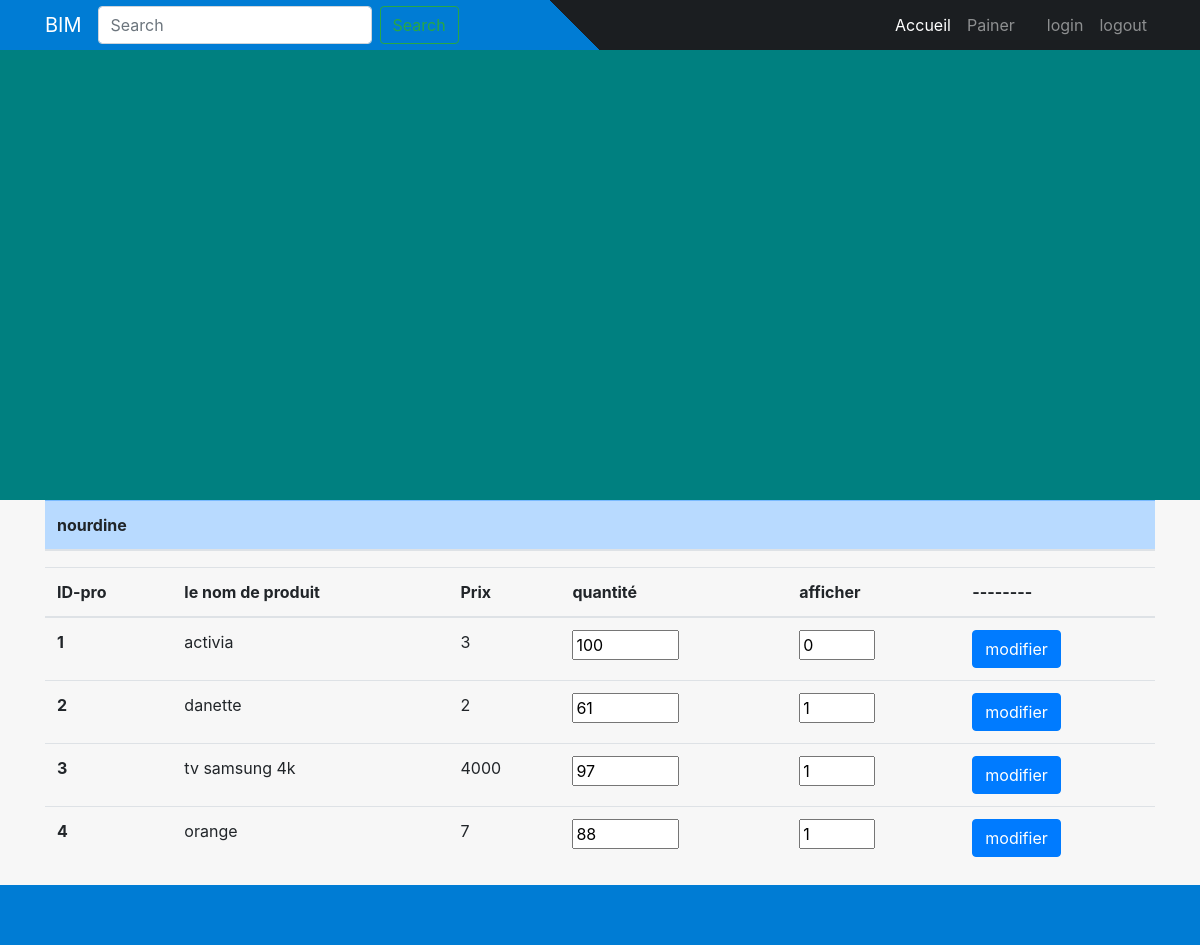
The app's page /gestionner.php with its own data.
### tables this page shows
CREATE TABLE IF NOT EXISTS `user` (
  `id_user` int(10) unsigned NOT NULL AUTO_INCREMENT,
  `username` varchar(50) NOT NULL,
  `email` varchar(50) NOT NULL,
  `pass` varchar(50) NOT NULL,
  `idrole` int(10) unsigned NOT NULL,
  PRIMARY KEY (`id_user`) USING BTREE,
  KEY `id_role` (`idrole`) USING BTREE,
  CONSTRAINT `FK_user_role` FOREIGN KEY (`idrole`) REFERENCES `role` (`id_role`)
);

CREATE TABLE IF NOT EXISTS `produit` (
  `ID_pro` int(10) unsigned NOT NULL AUTO_INCREMENT,
  `nom` varchar(50) DEFAULT NULL,
  `Qte` int(11) DEFAULT NULL,
  `id_ad` int(11) unsigned NOT NULL,
  `id_ca` int(11) unsigned NOT NULL,
  `prix` int(11) unsigned NOT NULL,
  `img` varchar(50) DEFAULT NULL,
  `visible` int(2) unsigned NOT NULL DEFAULT 1,
  PRIMARY KEY (`ID_pro`),
  KEY `FK_AJOUTE` (`id_ad`),
  KEY `id_ca` (`id_ca`),
  CONSTRAINT `FK_produit_categorie` FOREIGN KEY (`id_ca`) REFERENCES `categorie` (`id_cat`),
  CONSTRAINT `FK_produit_user` FOREIGN KEY (`id_ad`) REFERENCES `user` (`id_user`)
);

### gestionner.php (the view, shortened to what this page needs)
<?php include('server.php')?>
<!doctype html>
<html lang="en">
  <head>
    <link rel="stylesheet" href="https://stackpath.bootstrapcdn.com/bootstrap/4.5.0/css/bootstrap.min.css">
    <link rel="stylesheet" href="./style.css">
  </head>
<body>
<?php include('header.php') ?>
<?php
$user = "SELECT * FROM user where idrole='2'" ;
$resultuser = $conn->query($user);
if ($resultuser->num_rows > 0) {
  while($rowuser = $resultuser->fetch_assoc()) {
     echo   "<div class='container'>
             <table class='table'>
               <thead class='table-primary'>
                 <tr>
                   <th scope='col  '>" . $rowuser["username"] . "</th>
                 </tr>
            </thead>
             </div>
                       <div class='container'>
              <table class='table table-hover'>
              <thead>
                <tr>
                  <th scope='col'>ID-pro</th>
                  <th scope='col'>le nom de produit</th>
                  <th scope='col'>Prix</th>
                  <th scope='col'>quantité</th>
                  <th scope='col'>afficher</th>
                  <th scope='col'>--------</th>
                </tr>
              </thead>
              <tbody>";
              $pro = "SELECT * FROM produit";
              $resultpro = $conn->query($pro);
              if ($resultpro->num_rows > 0) {
                while($rowpro = $resultpro->fetch_assoc()) {
                    echo   "<tr>
                    <form action='gest.php' method='GET'>
                    <input type='number' class='d-none' name='ID_pro' value='" . $rowpro["ID_pro"] . "'>
                    <input type='number' class='d-none' name='id_ad' value='" . $rowpro["id_ad"] . "'>
                    <th scope='row'>" . $rowpro["ID_pro"] . "</th>
                    <td>" . $rowpro["nom"] . "</td>
                    <td>" . $rowpro["prix"] . "</td>
                    <td ><input type='number'  name='qantite' min='0' max='1000' value='" . $rowpro["Qte"] . "'></td>
                    <td ><input type='number'  name='afficher' min='0' max='1' value='" . $rowpro["visible"] . "'></label></td>
                    <td ><input type='submit' class='btn btn-primary' value='modifier'></td>
                    </form>
                  </tr>";
                 }
              }
      echo" </tbody>
              </table>
            </div>"  ;
   }
}
?>
<?php include('footer.php') ?>
  </body>
</html>

### style.css (style rules this page uses)
body { margin: 0; font-family: -apple-system,BlinkMacSystemFont,"Segoe UI",Roboto,"Helvetica Neue",Arial,sans-serif; font-size: 1rem; font-weight: 400; line-height: 1.5; color: #212529; background-color: #f7f7f7; }

### records on screen
user: username "nourdine"
produit: ID_pro "1", nom "activia", prix "3", qantite "100", afficher "0"
produit: ID_pro "2", nom "danette", prix "2", qantite "61", afficher "1"
produit: ID_pro "3", nom "tv samsung 4k", prix "4000", qantite "97", afficher "1"
produit: ID_pro "4", nom "orange", prix "7", qantite "88", afficher "1"
